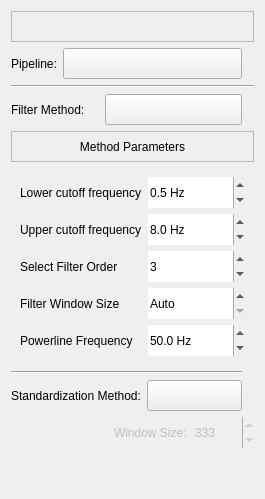
     <widget class="QWidget" name="tab_processing">
      <attribute name="title">
       <string>Pre-Processing</string>
      </attribute>
      <layout class="QGridLayout" name="gridLayout_2">
       <item row="7" column="0" colspan="3">
        <widget class="BodyLabel" name="label_15">
         <property name="sizePolicy">
          <sizepolicy hsizetype="Maximum" vsizetype="Preferred">
           <horstretch>0</horstretch>
           <verstretch>0</verstretch>
          </sizepolicy>
         </property>
         <property name="minimumSize">
          <size>
           <width>0</width>
           <height>31</height>
          </size>
         </property>
         <property name="text">
          <string>Standardization Method:</string>
         </property>
        </widget>
       </item>
       <item row="8" column="0" colspan="2" alignment="Qt::AlignmentFlag::AlignTop">
        <widget class="SwitchButton" name="switch_btn_standardize_rolling_window" native="true">
         <property name="minimumSize">
          <size>
           <width>51</width>
           <height>31</height>
          </size>
         </property>
        </widget>
       </item>
       <item row="1" column="1" colspan="3">
        <widget class="ComboBox" name="combo_pipeline">
         <property name="minimumSize">
          <size>
           <width>0</width>
           <height>31</height>
          </size>
         </property>
         <property name="text">
          <string/>
         </property>
        </widget>
       </item>
       <item row="0" column="0" colspan="6">
        <widget class="CommandBar" name="command_bar_processing">
         <property name="minimumSize">
          <size>
           <width>0</width>
           <height>31</height>
          </size>
         </property>
         <property name="frameShape">
          <enum>QFrame::Shape::StyledPanel</enum>
         </property>
         <property name="frameShadow">
          <enum>QFrame::Shadow::Raised</enum>
         </property>
        </widget>
       </item>
       <item row="9" column="0" colspan="4">
        <spacer name="verticalSpacer_5">
         <property name="orientation">
          <enum>Qt::Orientation::Vertical</enum>
         </property>
         <property name="sizeHint" stdset="0">
          <size>
           <width>20</width>
           <height>40</height>
          </size>
         </property>
        </spacer>
       </item>
       <item row="5" column="0" colspan="6">
        <widget class="QFrame" name="container_filter_parameters">
         <layout class="QGridLayout" name="gridLayout">
          <item row="0" column="0">
           <widget class="BodyLabel" name="label">
            <property name="sizePolicy">
             <sizepolicy hsizetype="Maximum" vsizetype="Preferred">
              <horstretch>0</horstretch>
              <verstretch>0</verstretch>
             </sizepolicy>
            </property>
            <property name="minimumSize">
             <size>
              <width>0</width>
              <height>31</height>
             </size>
            </property>
            <property name="text">
             <string>Lower cutoff frequency</string>
            </property>
           </widget>
          </item>
          <item row="1" column="0">
           <widget class="BodyLabel" name="label_2">
            <property name="sizePolicy">
             <sizepolicy hsizetype="Maximum" vsizetype="Preferred">
              <horstretch>0</horstretch>
              <verstretch>0</verstretch>
             </sizepolicy>
            </property>
            <property name="minimumSize">
             <size>
              <width>0</width>
              <height>31</height>
             </size>
            </property>
            <property name="text">
             <string>Upper cutoff frequency</string>
            </property>
           </widget>
          </item>
          <item row="4" column="1">
           <widget class="DoubleSpinBox" name="dbl_sb_powerline">
            <property name="minimumSize">
             <size>
              <width>0</width>
              <height>31</height>
             </size>
            </property>
            <property name="frame">
             <bool>false</bool>
            </property>
            <property name="suffix">
             <string> Hz</string>
            </property>
            <property name="decimals">
             <number>1</number>
            </property>
            <property name="maximum">
             <double>999999.000000000000000</double>
            </property>
            <property name="singleStep">
             <double>0.100000000000000</double>
            </property>
            <property name="value">
             <double>50.000000000000000</double>
            </property>
           </widget>
          </item>
          <item row="2" column="0">
           <widget class="BodyLabel" name="label_13">
            <property name="sizePolicy">
             <sizepolicy hsizetype="Maximum" vsizetype="Fixed">
              <horstretch>0</horstretch>
              <verstretch>0</verstretch>
             </sizepolicy>
            </property>
            <property name="minimumSize">
             <size>
              <width>0</width>
              <height>31</height>
             </size>
            </property>
            <property name="text">
             <string>Select Filter Order</string>
            </property>
           </widget>
          </item>
          <item row="1" column="1">
           <widget class="DoubleSpinBox" name="dbl_sb_upper_cutoff">
            <property name="minimumSize">
             <size>
              <width>0</width>
              <height>31</height>
             </size>
            </property>
            <property name="frame">
             <bool>false</bool>
            </property>
            <property name="specialValueText">
             <string>None</string>
            </property>
            <property name="suffix">
             <string> Hz</string>
            </property>
            <property name="decimals">
             <number>1</number>
            </property>
            <property name="maximum">
             <double>999999.000000000000000</double>
            </property>
            <property name="singleStep">
             <double>0.100000000000000</double>
            </property>
            <property name="value">
             <double>8.000000000000000</double>
            </property>
           </widget>
          </item>
          <item row="2" column="1">
           <widget class="SpinBox" name="sb_filter_order">
            <property name="sizePolicy">
             <sizepolicy hsizetype="Minimum" vsizetype="Fixed">
              <horstretch>0</horstretch>
              <verstretch>0</verstretch>
             </sizepolicy>
            </property>
            <property name="minimumSize">
             <size>
              <width>0</width>
              <height>31</height>
             </size>
            </property>
            <property name="frame">
             <bool>false</bool>
            </property>
            <property name="minimum">
             <number>1</number>
            </property>
            <property name="maximum">
             <number>10</number>
            </property>
            <property name="value">
             <number>3</number>
            </property>
           </widget>
          </item>
          <item row="3" column="0">
           <widget class="BodyLabel" name="label_3">
            <property name="sizePolicy">
             <sizepolicy hsizetype="Maximum" vsizetype="Preferred">
              <horstretch>0</horstretch>
              <verstretch>0</verstretch>
             </sizepolicy>
            </property>
            <property name="minimumSize">
             <size>
              <width>0</width>
              <height>31</height>
             </size>
            </property>
            <property name="text">
             <string>Filter Window Size</string>
            </property>
           </widget>
          </item>
          <item row="0" column="1">
           <widget class="DoubleSpinBox" name="dbl_sb_lower_cutoff">
            <property name="minimumSize">
             <size>
              <width>0</width>
              <height>31</height>
             </size>
            </property>
            <property name="frame">
             <bool>false</bool>
            </property>
            <property name="specialValueText">
             <string>None</string>
            </property>
            <property name="suffix">
             <string> Hz</string>
            </property>
            <property name="decimals">
             <number>1</number>
            </property>
            <property name="maximum">
             <double>999999.000000000000000</double>
            </property>
            <property name="singleStep">
             <double>0.100000000000000</double>
            </property>
            <property name="value">
             <double>0.500000000000000</double>
            </property>
           </widget>
          </item>
          <item row="3" column="1">
           <widget class="SpinBox" name="sb_filter_window_size">
            <property name="sizePolicy">
             <sizepolicy hsizetype="Minimum" vsizetype="Fixed">
              <horstretch>0</horstretch>
              <verstretch>0</verstretch>
             </sizepolicy>
            </property>
            <property name="minimumSize">
             <size>
              <width>0</width>
              <height>31</height>
             </size>
            </property>
            <property name="frame">
             <bool>false</bool>
            </property>
            <property name="specialValueText">
             <string>Auto</string>
            </property>
            <property name="correctionMode">
             <enum>QAbstractSpinBox::CorrectionMode::CorrectToNearestValue</enum>
            </property>
            <property name="minimum">
             <number>5</number>
            </property>
            <property name="maximum">
             <number>999999</number>
            </property>
            <property name="singleStep">
             <number>10</number>
            </property>
            <property name="value">
             <number>5</number>
            </property>
           </widget>
          </item>
          <item row="4" column="0">
           <widget class="BodyLabel" name="label_4">
            <property name="sizePolicy">
             <sizepolicy hsizetype="Maximum" vsizetype="Preferred">
              <horstretch>0</horstretch>
              <verstretch>0</verstretch>
             </sizepolicy>
            </property>
            <property name="minimumSize">
             <size>
              <width>0</width>
              <height>31</height>
             </size>
            </property>
            <property name="text">
             <string>Powerline Frequency</string>
            </property>
           </widget>
          </item>
         </layout>
        </widget>
       </item>
       <item row="7" column="3">
        <widget class="ComboBox" name="combo_standardize_method">
         <property name="sizePolicy">
          <sizepolicy hsizetype="Expanding" vsizetype="Fixed">
           <horstretch>0</horstretch>
           <verstretch>0</verstretch>
          </sizepolicy>
         </property>
         <property name="minimumSize">
          <size>
           <width>0</width>
           <height>31</height>
          </size>
         </property>
         <property name="text">
          <string/>
         </property>
        </widget>
       </item>
       <item row="3" column="2" colspan="2">
        <widget class="ComboBox" name="combo_filter_method">
         <property name="minimumSize">
          <size>
           <width>0</width>
           <height>31</height>
          </size>
         </property>
         <property name="text">
          <string/>
         </property>
        </widget>
       </item>
       <item row="4" column="0" colspan="6">
        <widget class="StrongBodyLabel" name="label_6">
         <property name="sizePolicy">
          <sizepolicy hsizetype="Preferred" vsizetype="Fixed">
           <horstretch>0</horstretch>
           <verstretch>0</verstretch>
          </sizepolicy>
         </property>
         <property name="minimumSize">
          <size>
           <width>0</width>
           <height>31</height>
          </size>
         </property>
         <property name="frameShape">
          <enum>QFrame::Shape::StyledPanel</enum>
         </property>
         <property name="text">
          <string>Method Parameters</string>
         </property>
         <property name="alignment">
          <set>Qt::AlignmentFlag::AlignCenter</set>
         </property>
        </widget>
       </item>
       <item row="8" column="2" colspan="4">
        <widget class="QWidget" name="container_standardize_rolling_window" native="true">
         <property name="enabled">
          <bool>false</bool>
         </property>
         <layout class="QHBoxLayout" name="horizontalLayout">
          <property name="topMargin">
           <number>0</number>
          </property>
          <property name="rightMargin">
           <number>0</number>
          </property>
          <property name="bottomMargin">
           <number>0</number>
          </property>
          <item>
           <widget class="BodyLabel" name="label_16">
            <property name="sizePolicy">
             <sizepolicy hsizetype="Fixed" vsizetype="Preferred">
              <horstretch>0</horstretch>
              <verstretch>0</verstretch>
             </sizepolicy>
            </property>
            <property name="minimumSize">
             <size>
              <width>0</width>
              <height>31</height>
             </size>
            </property>
            <property name="locale">
             <locale language="English" country="UnitedStates"/>
            </property>
            <property name="text">
             <string>Window Size:</string>
            </property>
           </widget>
          </item>
          <item>
           <widget class="SpinBox" name="sb_standardize_window_size">
            <property name="sizePolicy">
             <sizepolicy hsizetype="Minimum" vsizetype="Fixed">
              <horstretch>0</horstretch>
              <verstretch>0</verstretch>
             </sizepolicy>
            </property>
            <property name="minimumSize">
             <size>
              <width>0</width>
              <height>31</height>
             </size>
            </property>
            <property name="frame">
             <bool>false</bool>
            </property>
            <property name="minimum">
             <number>5</number>
            </property>
            <property name="maximum">
             <number>999999</number>
            </property>
            <property name="singleStep">
             <number>2</number>
            </property>
            <property name="value">
             <number>333</number>
            </property>
           </widget>
          </item>
         </layout>
        </widget>
       </item>
       <item row="1" column="0">
        <widget class="BodyLabel" name="label_5">
         <property name="sizePolicy">
          <sizepolicy hsizetype="Maximum" vsizetype="Preferred">
           <horstretch>0</horstretch>
           <verstretch>0</verstretch>
          </sizepolicy>
         </property>
         <property name="text">
          <string>Pipeline:</string>
         </property>
        </widget>
       </item>
       <item row="6" column="0" colspan="4">
        <widget class="Line" name="line_2">
         <property name="orientation">
          <enum>Qt::Orientation::Horizontal</enum>
         </property>
        </widget>
       </item>
       <item row="2" column="0" colspan="6">
        <widget class="Line" name="line">
         <property name="orientation">
          <enum>Qt::Orientation::Horizontal</enum>
         </property>
        </widget>
       </item>
       <item row="3" column="0" colspan="2">
        <widget class="BodyLabel" name="label_14">
         <property name="sizePolicy">
          <sizepolicy hsizetype="Maximum" vsizetype="Preferred">
           <horstretch>0</horstretch>
           <verstretch>0</verstretch>
          </sizepolicy>
         </property>
         <property name="text">
          <string>Filter Method:</string>
         </property>
        </widget>
       </item>
       <item row="1" column="4" colspan="2">
        <widget class="IconWidget" name="icon_pipeline_status" native="true">
         <property name="toolTip">
          <string>Shows a checkmark if the current section has been processed using a pipeline</string>
         </property>
        </widget>
       </item>
       <item row="3" column="4" colspan="2">
        <widget class="IconWidget" name="icon_filter_status" native="true">
         <property name="toolTip">
          <string>Shows a checkmark if the current section has been filtered</string>
         </property>
        </widget>
       </item>
       <item row="7" column="4" colspan="2">
        <widget class="IconWidget" name="icon_standardize_status" native="true">
         <property name="toolTip">
          <string>Shows a checkmark if the current section has been standardized</string>
         </property>
        </widget>
       </item>
      </layout>
     </widget>
